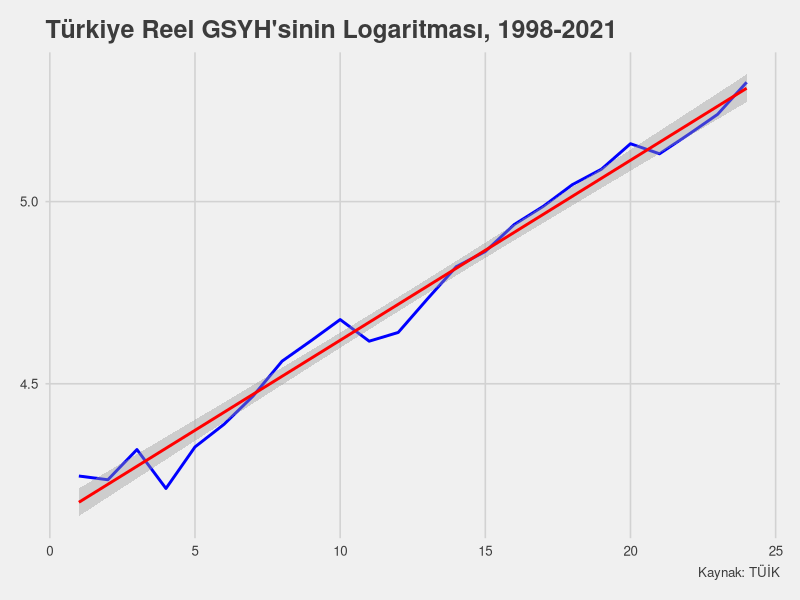
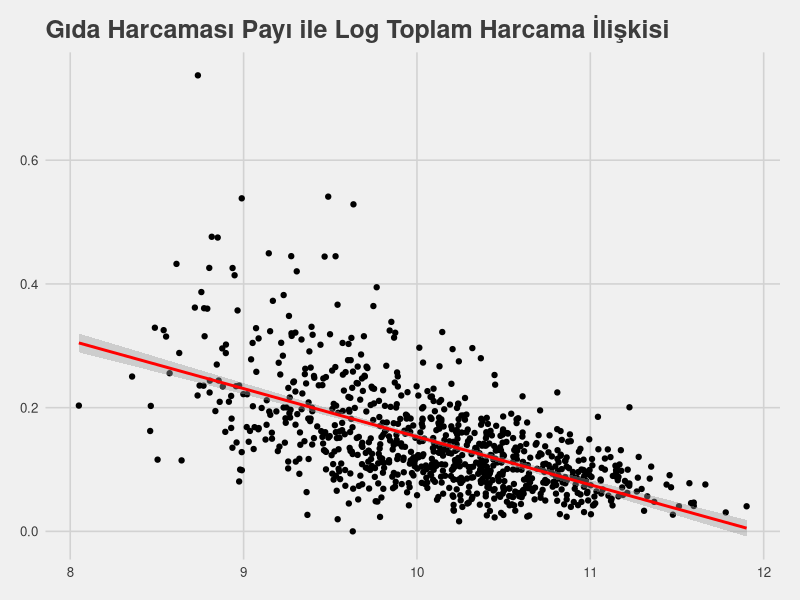
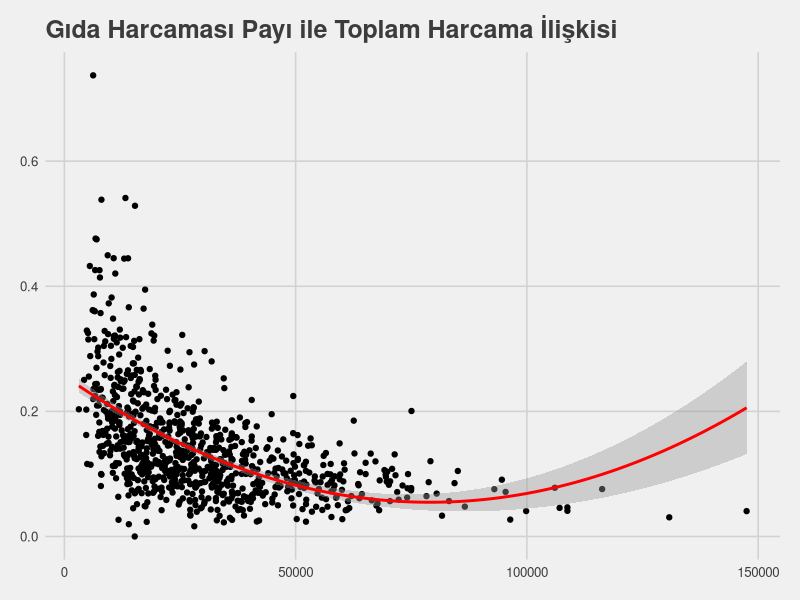

Recreate these plots in R, in order.
## ---- chunk 1
#| warning: false

library(readxl)
library(tidyverse)
library(ggthemes)
library(magrittr)

df1 <- read_excel("./data/rmfk1.xls")

df1 %<>%
select(output,labor,capital)

## ---- chunk 2

df1 %<>%
mutate(
    ln_output = log(output),
    ln_labor = log(labor),
    ln_capital = log(capital)
)

## ---- chunk 3

loglog_model <- lm(ln_output ~ ln_labor + ln_capital, data = df1)
summary(loglog_model)

## ---- chunk 4

exp(as.numeric(coef(loglog_model)[1]))

## ---- chunk 5

df2 <- read_excel("./data/rmfk2.xlsx")

df2 %<>%
mutate(
    t = seq(1,nrow(.),1),
    ln_rgdp = log(rgdp)
)

## ---- chunk 6
#| warning: false

ggplot(df2, aes(x = t, y = ln_rgdp)) +
geom_line(color = "blue", size = 1) +
geom_smooth(method = "lm", color = "red", size = 1) +
theme_fivethirtyeight() +
labs(
    title = "Türkiye Reel GSYH'sinin Logaritması, 1998-2021",
    caption = "Kaynak: TÜİK"
)

## ---- chunk 7

loglin_model <- lm(ln_rgdp ~ t, data = df2)
summary(loglin_model)

## ---- chunk 8

df2$rgdp[1]

## ---- chunk 9

exp(as.numeric(coef(loglin_model)[2])) - 1

## ---- chunk 10

dtrend_model <- lm(rgdp ~ t, data = df2)
summary(dtrend_model)

## ---- chunk 11

df3 <- read_excel("./data/rmfk3.xls")

df3 %<>%
select(sfdho,expend) %>%
mutate(
    ln_expend = log(expend)
)

## ---- chunk 12

linlog_model <- lm(sfdho ~ ln_expend, data = df3)
summary(linlog_model)

## ---- chunk 13
#| warning: false

ggplot(df3, aes(x = ln_expend, y = sfdho)) +
geom_point() +
geom_smooth(method = "lm", color = "red") +
theme_fivethirtyeight() +
labs(
    title = "Gıda Harcaması Payı ile Log Toplam Harcama İlişkisi"
)

ggplot(df3, aes(x = expend, y = sfdho)) +
geom_point() +
geom_smooth(method = "lm", formula = y ~ poly(x, 2, raw = TRUE), color = "red") +
theme_fivethirtyeight() +
labs(
    title = "Gıda Harcaması Payı ile Toplam Harcama İlişkisi"
)

## ---- chunk 14

df3 %<>%
mutate(
    ters_expend = 1 / expend
)

## ---- chunk 15

ters_model <- lm(sfdho ~ ters_expend, data = df3)
summary(ters_model)

## ---- chunk 16

df2 %<>%
mutate(
    t2 = t^2
)

## ---- chunk 17

polinom2_model <- lm(rgdp ~ t + t2, data = df2)
summary(polinom2_model)

## ---- chunk 18

polinom2_model_l <- lm(ln_rgdp ~ t + t2, data = df2)
summary(polinom2_model_l)

